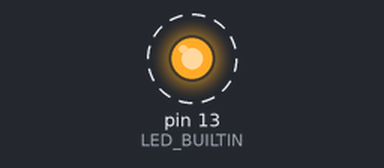
Bench run of a sketch on a simulated Arduino Uno, built with avr-gcc and run on an emulated ATmega328P. Parts: output pins drawn as LEDs (lit = HIGH). Dashed ring = blinking. What the sketch prints to the serial monitor is not drawn.

Above: at 0.3 s.
Timing chart, 0 to 3.0 s (numbered marks = the images above):
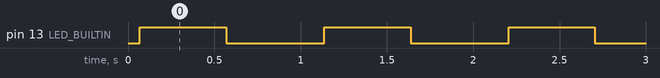

Measured:
- by itself, pin 13 (LED_BUILTIN): alternates HIGH for 0.50 s and LOW for 0.57 s

The sketch:

irTest.ino
```cpp
#include <IRremote.h>
IRsend irsend;
void setup()
{
  // put your setup code here, to run once:
Serial.begin(9600); // baud rate = 9600
pinMode(LED_BUILTIN,OUTPUT);
}
/* connect the postive terminal of the transmitter to the pwm pins that are connected to the clock of the microcontroller
for arduino uno, connect to digital pin 3, for arduino mega, it is pin 9..*/
void loop() {
  // put your main code here, to run repeatedly:
irsend.sendNEC(0b0101010101,32); //sends message in HEX
Serial.println("done"); //prints on serial monitor
digitalWrite(LED_BUILTIN,HIGH);// built-in led glows
delay(500);
digitalWrite(LED_BUILTIN,LOW);
delay(500);
}
```
